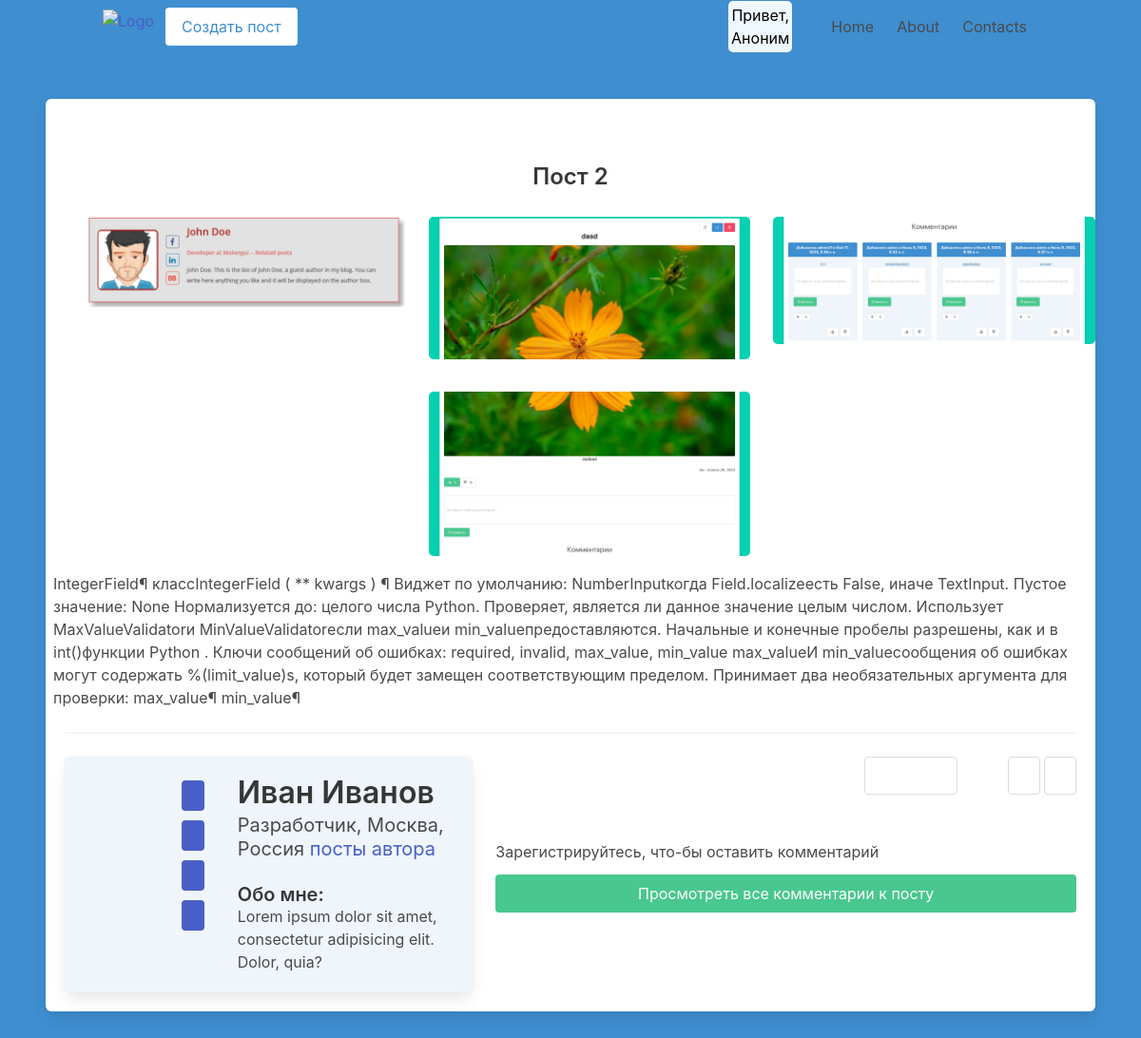
The app's page /post/post-2 with its own data.
### app/models.py (models this page shows, shortened)
class Post(models.Model):
    def __str__(self):
        return self.title
    title = models.CharField(max_length = 255)
    content = models.TextField()
    slug = models.SlugField(unique = True)
    date_created = models.DateField(auto_now_add = True)
    update_at = models.DateTimeField(auto_now = True)
    author = models.ForeignKey(User, on_delete = models.CASCADE, null = True)

class Photo (models.Model):
    image = models.ImageField(default="image.jpg", blank = True)
    post = models.ForeignKey('app.Post', null = True, on_delete = models.CASCADE)

### app/views.py (the view, shortened to what this page needs)
# urls.py: path("post/<str:slug>", views.post_detal, name="post"),
def post_detal(request, slug):
    posts =Post.objects.filter(slug=slug)
    print(posts)
    if posts:
        comment = CommentForm()
        return render(request, "app/post.html", {"post" :posts[0], 'add_comm':comment})
    return err(request, 1)

### app/templates/app/post.html (shortened to what this page needs)
{% extends 'layout.html' %}
{% block content %}
<div class="box " style="min-width: 100%; min-height: 80vh;">
    <div class="title has-text-centered is-size-4 mt-6">{{post.title}}</div>
    <div class="columns is-centered is-multiline">
        {% for image in post.photo_set.all %}
        <div class="column is-4">
            <img src="{{ image.image.url }}" class="image post-image" alt="">
        </div>
        {% endfor %}
        <div class="image-div"> {{ post.content}}</div>
    </div>
    <hr>
    <div class="columns author">
        <div class="column is-5">
            <div class="box has-background-info-light">
                <div class="columns">
                    <div class="column is-3">
                    </div>
                    <div class="column is-1 flex">
                        <div class="tag is-medium is-link">
                        </div>
                        <div class="tag is-medium is-link">
                        </div>
                        <div class="tag is-medium is-link">
                        </div>
                        <div class="tag is-medium is-link">
                        </div>
                    </div>
                    <div class="column ml-5">
                        <div class="title is-3 is-space">
                            Иван Иванов
                        </div>
                        <div class="subtitle">
                            Разработчик, Москва, Россия
                            <a href="{% url 'app:author' post.author %}">посты автора</a>
                        </div>
                        <div class="content">
                            <div class="title is-5"> Обо мне: </div>
                            Lorem ipsum dolor sit amet, consectetur adipisicing elit. Dolor, quia?
                        </div>
                    </div>
                </div>
            </div>
        </div>
        <div class="column">
            <div class="has-text-right">
                <button class="button mr-6 px-6">
                </button>
                <button class="button">
                </button>
                <button class="button">
                </button>
            </div>
            <form action="" action="" method="post" enctype="multipart/form-data">
                <div class="field">
                    <div class="control mt-6">
                        {% if user.is_authenticated %}
                            {{add_comm.body}}
                        {% else %}
                            Зарегистрируйтесь, что-бы оставить комментарий
                        {% endif %}
                    </div>
                </div>
                <button class="button is-fullwidth is-success" id='form_com'>
                    Просмотреть все комментарии к посту
                </button>
            </form>
        </div>
    </div>
</div>
{% endblock %}

### static/style.css (style rules this page uses)
.image-div { overflow: hidden; }
.post-image { margin: 5px 20px; width: 60vh; float: left; border-radius: 5px; }
.flex div { margin: 5px 0; }

### records on screen
Post: title "Пост 2", content "IntegerField¶ классIntegerField ( ** kwargs ) ¶ Виджет по умолчанию: NumberInputкогда Field.localizeесть False, иначе TextInput. Пустое значение: None Нормализуется до: целого числа Python. Проверяет, является ли данное значение целым числом. Использует MaxValueValidatorи MinValueValidatorесли max_valueи min_valueпредоставляются. Начальные и конечные пробелы разрешены, как и в int()функции Python . Ключи сообщений об ошибках: required, invalid, max_value, min_value max_valueИ min_valueсообщения об ошибках могут содержать %(limit_value)s, который будет замещен соответствующим пределом. Принимает два необязательных аргумента для проверки: max_value¶ min_value¶"
Photo: image (picture)
Photo: image (picture)
Photo: image (picture)
Photo: image (picture)
